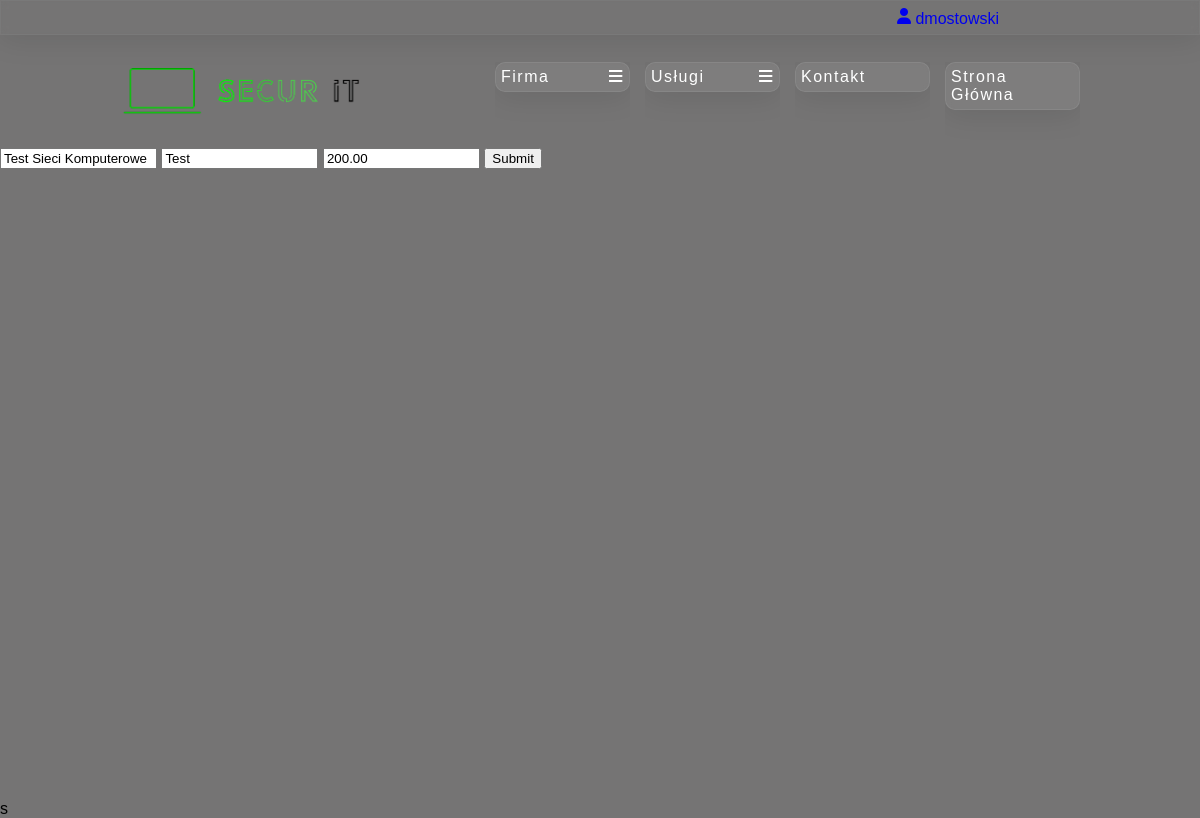
/BO/networks_edit.php?id_service=1 (signed in), run on the app's committed database.
### tables this page shows
create table users (
    id_user int primary key auto_increment,  
    id_employee int,  
    id_company int,  
    first_name varchar(50),  
    last_name varchar(100),  
    id_country_code int,  
    phone_number varchar(20),  
    email_address varchar(200),  
    username varchar(50),  
    password varchar(250),  
    is_company_admin boolean,  
    id_discount int,  
    foreign key (id_employee) references employees (id_employee),  
    foreign key (id_country_code) references country_codes (id_country_code),  
    foreign key (id_discount) references discounts (id_discount)  
);

create table services (
    id_service int primary key auto_increment,  
    id_service_type int,  
    name varchar(100),  
    description longtext,  
    price decimal(10,2),  
    foreign key (id_service_type) references service_types (id_service_type)  
);

### DB/db_connection.php (called while the page is built, shortened)
<?php
    class db_connection{
        var $host = "localhost";
        var $dbname = "secur_it";
        var $username = "root";
        var $password = "";
        public function databaseConnect(){
            $con = mysqli_connect($this->host, $this->username, $this->password, $this->dbname);
            if(!$con){
                die("Connection failed: " . mysqli_connect_error());
            }
            else{
                $this->connect = $con;
            }
        }
    }
?>

### DB/db_accounts.php (called while the page is built, shortened)
<?php
    include_once("db_connection.php");
    class db_accounts extends db_connection {
        function selectCustomerById($id_user, $id_company)
        {
            $query = "SELECT u.id_user, u.id_company, u.first_name, u.last_name, u.id_country_code as uicc, cc1.country_code as ucc, u.phone_number as upn, u.email_address as uea, u.username, u.password, u.is_company_admin, c.company_name, c.additional_name, c.tax, c.id_country_code, cc2.country_code as ccc, c.phone_number as cpn, c.email_address as cea
            FROM users as u
            JOIN country_codes as cc1 ON cc1.id_country_code = u.id_country_code
            LEFT JOIN companies as c ON c.id_company = u.id_company
            LEFT JOIN country_codes as cc2 ON cc2.id_country_code = c.id_country_code
            WHERE id_user =".$id_user.";";
            $data = mysqli_query($this->connect, $query);
            if (mysqli_num_rows($data) > 0)
            {
                return $data;
            }
        }
    }
?>

### DB/db_services.php (called while the page is built, shortened)
<?php
    include_once("db_connection.php");
    class db_services extends db_connection{
        function selectServiceById($id_service) {
            $query = "SELECT `id_service`, `id_service_type`, `name`, `description`, `price` FROM `services` WHERE id_service =".$id_service;
            $data = mysqli_query($this->connect, $query);
            if (mysqli_num_rows($data) > 0) {
                return $data;
            }
        }
    }
?>

### BO/networks_edit.php (the view, shortened to what this page needs)
<!DOCTYPE html>
<html lang="pl">
    <head>
        <link rel="stylesheet" href="./admin.css">
        <link rel="stylesheet" href="https://cdnjs.cloudflare.com/ajax/libs/font-awesome/4.7.0/css/font-awesome.min.css">
    </head>
    <body>
        <main class="main">
            <?php
                include("./admin_header.php");
                include("./admin_nav.php");
                include('../DB/db_services.php');
                $baza = new db_services();
                if(!empty($_GET)){
                    $baza->databaseConnect();
                    $id_service=$_GET['id_service'];
                    $data = $baza->selectServiceById($id_service);
                    if (!empty($data)){
                        while($row = mysqli_fetch_assoc($data))
                        {
                            echo "<form class='MyForm' action='./admin_networks.php' method = 'get'>
                                <input type='text' name='name' id='name' value='".$row['name']."'></input>
                                <input type='text' name='description' id='description' value='".$row['description']."'></input>
                                <input type='number' name='price' placeholder='cena' id='price' class='price' value=".$row['price']."></input>";
                            echo "<input type='hidden' name='id_service' id='id_service' class='id_service' value=".$row['id_service']."></input>
                                <input type='hidden' name='opcja' id='opcja' class='opcja' value='edytuj'></input>
                                <input type='submit'></input>
                                </form>";
                        }
                    }
                }
            ?>
        </main>
    </body>
</html>s

### BO/admin_header.php (shortened to what this page needs)
<header>
    <?php
        include_once('../DB/db_accounts.php');
        if ($_SESSION['loggedin'] === true) {
            $id_user = $_SESSION['id_user'];
            $baza = new db_accounts();
            $baza->databaseConnect();
            $data = $baza->selectCustomerById($id_user, null);
            if ($data && mysqli_num_rows($data) > 0) {
                $user = mysqli_fetch_assoc($data);
                echo "<div class='user_page'>";
                echo "<a href='./admin_account.php'><i class='fa-solid fa-user'></i> ";
                echo ($user['username']);
                echo "</a></div>";
            }
        }
        else{
            echo "<p><a href='../FO/registration.php'>Rejestracja</a></p>
            <p><a href='../FO/login.php'>Logowanie</a></p>";
        }
    ?>
</header>

### BO/admin.css (style rules this page uses)
* { margin: 0; text-decoration: none; overflow: hidden; font-family: 'Gill Sans', 'Gill Sans MT', Calibri, 'Trebuchet MS', sans-serif; box-sizing: border-box; }
body { background-color: rgb(117, 116, 116); display: flex; flex-direction: column; }
header { display: flex; height: 35px; justify-content: flex-end; align-items: center; padding: 5px; padding-right: 190px; background-color: rgb(117, 116, 116 0.6); box-shadow: 0 4px 30px rgba(0, 0, 0, 0.1); backdrop-filter: blur(3.5px); -webkit-backdrop-filter: blur(3.5px); border: 1px solid rgba(147, 143, 143, 0.18); }
.main { overflow: auto; width: 100vw; height: calc(100vh - 50px); background-size: cover; margin-bottom: 50px; }
.user_page, .firma_page, .button_logout { padding: 10px; }

### data on the page
users: username "dmostowski"
services: name "Test Sieci Komputerowe", description "Test", price "200.00"
